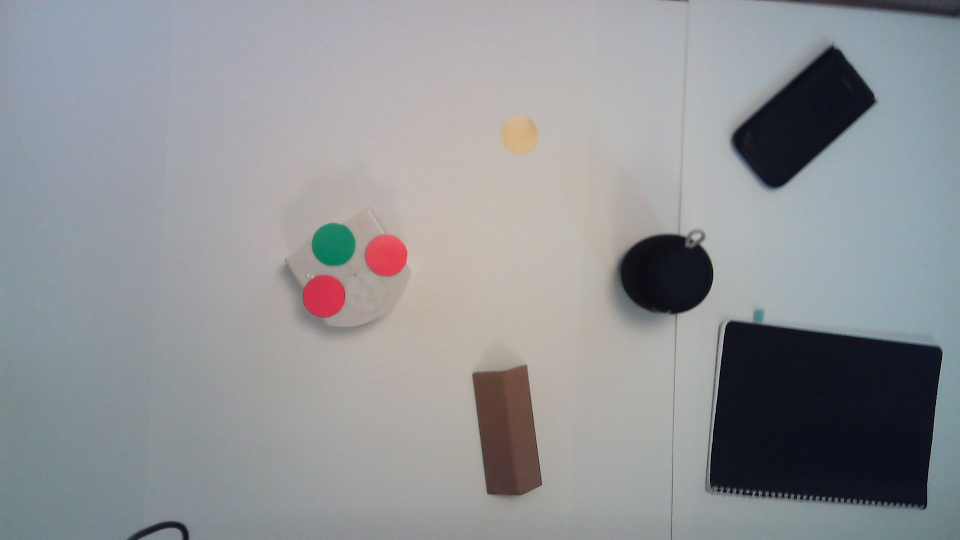
#> input picture WIN_20231119_11_31_09_Pro.jpg, 1920 x 1080 px, given in place of the camera (shown at 1/2 size)
$ jupyter execute Final_main.ipynb   (shell and % lines are left out)   (text cells are left out)
#> lines starting #> are read from the running program, lines starting #| are printed output that depends on the picture; after the words box and inside, x2 and y2 are one past the last pixel; in counts of white or black regions, pixels touching at a corner belong together
[cell 1]
# IMPORTS :

import cv2
import numpy as np
from matplotlib import pyplot as plt
from matplotlib import colors
from PIL import Image
import math
import time
from ipywidgets import interactive
import asyncio
from tdmclient import aw, ClientAsync

# GLOBAL CONSTANTS :

reduction_coeff = 25 # A METTRE EN MAJUSCULE
ROTATION_COST = 1
ROTATION_MODE = 0
FORWARD_MODE = 1
ANGLE_THRESHOLD = 0.0
FORWARD_THRESHOLD = 1
ROTATION_TIME_THRESHOLD = 1.2
FORWARD_TIME_THRESHOLD = 100
TURN_RIGHT=0
TURN_LEFT=1
ROTATION_SPEED = 100
TIME_FULL_TURN = (8800/1000)

# A PASSER EN CAPITALES
reduction_coeff = 25
Thymio_to_mms = 0.349
px_to_mm = 137/100
## Parameters for local navigation
pi = math.pi
angle_turned = 0
distance_forward = 1
obstThrh = 20     # high obstacle threshold to switch state from global nav to local

# Define color thresholds in HSV
lower_red_bound = np.array([120, 100, 70])
upper_red_bound = np.array([255, 255, 255])
lower_green_bound = np.array([60, 50, 100])
upper_green_bound = np.array([100, 255, 255])
lower_yellow_bound = np.array([0, 50, 120])
upper_yellow_bound = np.array([40, 105, 255])
lower_black_bound = np.array([0, 0, 0])
upper_black_bound = np.array([255, 255, 130])
lower_blue_bound = np.array([90, 80, 0])
upper_blue_bound = np.array([105, 255, 255])

[cell 2]
# Define a function to detect circles of a specific color
def detect_color_circle(image, lower_color_bound, upper_color_bound):
    # Convert to HSV color space
    hsv = cv2.cvtColor(image, cv2.COLOR_BGR2HSV)

    # Create a mask for the specified color
    mask = cv2.inRange(hsv, lower_color_bound, upper_color_bound)

    # Apply the mask to the original image
    color_only = cv2.bitwise_and(image, image, mask=mask)

    # Convert to grayscale for circle detection
    gray = cv2.cvtColor(color_only, cv2.COLOR_BGR2GRAY)

    # Apply Canny edge detection to help with circle detection
    edges = cv2.Canny(gray, 100, 200)

    # Use Hough Transform to detect circles
    circles = cv2.HoughCircles(edges, cv2.HOUGH_GRADIENT, 1, 20,
                           param1=20, param2=15, minRadius=10, maxRadius=50)

    # If circles are detected, return the list of circles with x, y coordinates and radius
    if circles is not None:
        # Convert the (1, N, 3) array to (N, 3)
        circles = np.uint16(np.around(circles[0, :]))
        return [(circle[0], circle[1], circle[2]) for circle in circles]
    else:
        return []

#--------------------------------------------------------------------------------#

# [33 lines left out: function create_obstacle_mask, not called in this run]


# Now you have a mask with zeros in the obstacle areas and ones elsewhere
# You can return this mask from your function or process it further as needed

#--------------------------------------------------------------------------------#

def detect_obstacle_contours(image, area_threshold, kernel_size):
    """
    Detects and dilates obstacle contours in the given image.
    :param image: Input image.
    :param area_threshold: Area threshold for filtering contours.
    :param kernel_size: Size of the kernel used for dilation.
    :return: Image with obstacle contours drawn.
    """
    hsv = cv2.cvtColor(image, cv2.COLOR_BGR2HSV)
    mask_black = cv2.inRange(hsv, lower_black_bound, upper_black_bound)
    contours, _ = cv2.findContours(mask_black, cv2.RETR_TREE, cv2.CHAIN_APPROX_SIMPLE)
    filtered_contours = [cnt for cnt in contours if cv2.contourArea(cnt) > area_threshold]
    kernel = np.ones((kernel_size, kernel_size), np.uint8)
    mask_dilated = cv2.dilate(mask_black, kernel, iterations=1)
    dilated_contours, _ = cv2.findContours(mask_dilated, cv2.RETR_TREE, cv2.CHAIN_APPROX_SIMPLE)
    filtered_dilated_contours = [cnt for cnt in dilated_contours if cv2.contourArea(cnt) > area_threshold+10000]
    contour_image = image.copy()
    cv2.drawContours(contour_image, filtered_contours, -1, (0, 255, 0), 2)
    cv2.drawContours(contour_image, filtered_dilated_contours, -1, (0, 0, 255), 2)
    return contour_image, filtered_contours, filtered_dilated_contours

#--------------------------------------------------------------------------------#

def create_obstacle_matrix(image, dilated_contours):
    height, width = image.shape[:2]
    obstacle_matrix = np.ones((height, width), dtype=np.uint8)

    for contour in dilated_contours:
        # Remplir chaque contour dilaté avec 0 (obstacle)
        cv2.fillPoly(obstacle_matrix, [contour], 0)

    return obstacle_matrix

#--------------------------------------------------------------------------------#

def crop_roi_from_circles(image, circles):
    if circles is not None and len(circles) >= 4:
        # Assurez-vous que les points sont dans le format correct
        points = np.array([circle[:2] for circle in circles], dtype=np.float32)

        # Calcul de la boîte englobante
        rect = cv2.boundingRect(points)

        # Recadrage de l'image
        x, y, w, h = rect
        cropped_image = image[y:y+h, x:x+w]
        return cropped_image,(x, y, w, h)
    else:
        print("Nombre insuffisant de cercles détectés ou format incorrect.")
        return image,None

#--------------------------------------------------------------------------------#

def find_rectangle_center(image, lower_colour_bound, upper_colour_bound, area_threshold=1000):
    # Convertir l'image en espace de couleur HSV
    hsv = cv2.cvtColor(image, cv2.COLOR_BGR2HSV)

    # Créer un masque pour la couleur
    mask = cv2.inRange(hsv, lower_colour_bound, upper_colour_bound)

    # Trouver les contours dans le masque
    contours, _ = cv2.findContours(mask, cv2.RETR_EXTERNAL, cv2.CHAIN_APPROX_SIMPLE)

    # Identifier le contour qui correspond au rectangle
    for contour in contours:
        if cv2.contourArea(contour) > area_threshold:
            # Calculer la boîte englobante pour le contour
            x, y, w, h = cv2.boundingRect(contour)

            # Effacer le rectangle en le dessinant en blanc
            cv2.rectangle(image, (x, y), (x + w, y + h), (255, 255, 255), -1)

            # Calculer le centre du rectangle
            center = (x + w // 2, y + h // 2)
            return center

    return None

[cell 3]
def robot_info(frame):
    global camera_on
    red_circles = detect_color_circle(frame, lower_red_bound, upper_red_bound)
    green_circles = detect_color_circle(frame, lower_green_bound, upper_green_bound)

    if red_circles and green_circles and len(red_circles) >= 2:
        # Calculate robot's position and orientation vector
        # Calculate the midpoint between the centers of the red circles
        midpoint = ((red_circles[0][0] + red_circles[1][0]) // 2,
        (red_circles[0][1] + red_circles[1][1]) // 2)
        # Calculate the directional vector
        direction = np.array([midpoint[0] - green_circles[0][0], midpoint[1] - green_circles[0][1]])

        # Normalize and extend the vector
        length = 30  # Additional length
        direction = direction / np.linalg.norm(direction) * length

        # Calculate the new endpoint
        new_endpoint = (int(green_circles[0][0] + direction[0]), int(green_circles[0][1] + direction[1]))

        # Draw the extended arrow
        cv2.arrowedLine(frame, new_endpoint, green_circles[0][:2], (0, 0, 0), 3)

        # Calculate the angle of orientation with respect to the x-axis
        dx =   midpoint[0] - green_circles[0][0]
        dy =   midpoint[1] - green_circles[0][1]
        angle = math.atan2(dy, dx)
        angle_degrees = math.degrees(angle)
        if(angle_degrees>= 0):
            angle_degrees =180 - angle_degrees
        elif (angle_degrees < 0):
            angle_degrees = -(180 + angle_degrees)
        robot_vector = (midpoint[0], midpoint[1], np.radians(angle_degrees)) #information of the robot
        #print("ANGLE ",robot_vector[2])
        # Optionally, display the angle
        cv2.putText(frame, f'Angle: {angle_degrees:.2f} degrees', (10, 30),
                    cv2.FONT_HERSHEY_SIMPLEX, 1, (255, 255, 255), 2)

        cv2.putText(frame, f'Midpoint: ({midpoint[0]}, {midpoint[1]})', (10, 70),
                    cv2.FONT_HERSHEY_SIMPLEX, 1, (255, 255, 255), 2)

        cv2.circle(frame, midpoint,10, (255, 0, 0), -1)
       # cv2.circle(frame, (x, y), r, (0, 255, 255), 3)
        camera_on = True
        return midpoint[0], midpoint[1], angle_degrees#information of the robot

    else:
        camera_on = False
        print("PASSAGE A FALSE")
        return None,None,None

#--------------------------------------------------------------------------------#

def preprocess_image(video_capture, lower_blue_bound, upper_blue_bound):
    ret, initial_frame = video_capture.read()
#> initial_frame is the input picture: shape (1080, 1920, 3); mean B, G, R 150, 147, 145.1
    if ret:
        #initial_frame, cropping_coords = crop_largest_white_area(initial_frame, 200000)
        blue_circles = detect_color_circle(initial_frame, lower_blue_bound, upper_blue_bound)
#> in detect_color_circle, `mask = cv2.inRange(hsv, lower_color_bound, upper_color_bound)`:
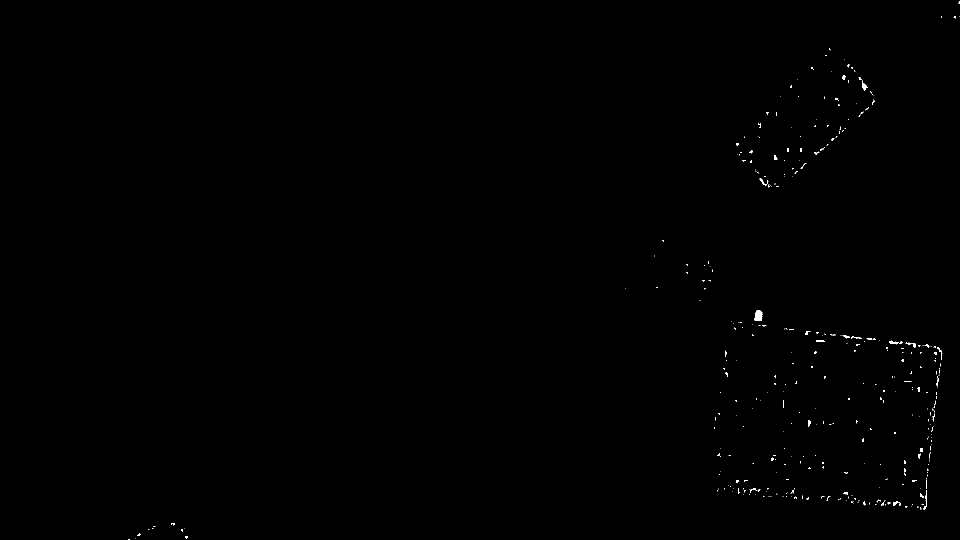
#> mask: shape (1080, 1920) (shown at 1/2 size); 0.19% white; 385 white regions (329 under 20 px), largest, box (x1, y1, x2, y2) and area: (1509, 621, 1525, 642) 281, (1724, 161, 1736, 181) 101, (1846, 980, 1854, 1019) 80
#> in detect_color_circle, `circles = cv2.HoughCircles(edges, cv2.HOUGH_GRADIENT, 1, 20, param1=20..`: circles = None
#> blue_circles = []
        initial_frame ,cropping_coords= crop_roi_from_circles(initial_frame, blue_circles)
        goal_center = find_rectangle_center(initial_frame, lower_blue_bound, upper_blue_bound,2000)
#> in find_rectangle_center, `contours, _ = cv2.findContours(mask, cv2.RETR_EXTERNAL, cv2.CHAIN_APPR..`: contours = 385 contours, 368 with area under 20; largest, box (x1, y1, x2, y2) and area: (1509, 621, 1525, 642) 250, (1724, 161, 1736, 181) 76, (1811, 685, 1832, 695) 52, (1778, 681, 1798, 689) 52, (1519, 356, 1533, 371) 47
#> the loop in find_rectangle_center, `for contour in contours:` made 385 passes
#> contour on passes 1 to 3: [[259, 1078], [259, 1079]], [[257, 1078], [256, 1079], [257, 1079]], [[270, 1077]]
        if goal_center:
            # Store the coordinates of the detected yellow circle
            yellow_circle_coords = goal_center  # center est déjà un tuple (x, y)
            radius = 10  # Rayon du cercle, vous pouvez ajuster cette valeur
            color = (0, 255, 255)  # Couleur jaune en BGR
            cv2.circle(initial_frame, yellow_circle_coords, radius, color, 3)
        robot_vector = robot_info(initial_frame)
#> in robot_info, `red_circles = detect_color_circle(frame, lower_red_bound, upper_red_bo..`: red_circles = [(648, 592, 42), (774, 510, 42)]
#> in detect_color_circle (call 3), `circles = cv2.HoughCircles(edges, cv2.HOUGH_GRADIENT, 1, 20, param1=20..`: circles = 52 rows, first 8: [667.5, 488.5, 42.5], [1868.5, 643.5, 42.7], [1888.5, 964.5, 25.7], [1908.5, 829.5, 25.8], [1885.5, 1028.5, 49.4], [1850.5, 1022.5, 44.9], [1862.5, 962.5, 39.4], [1887.5, 632.5, 30.5]
#> in detect_color_circle (call 3), `circles = np.uint16(np.around(circles[0, :]))`: circles = 52 rows, first 8: [668, 488, 42], [1868, 644, 43], [1888, 964, 26], [1908, 830, 26], [1886, 1028, 49], [1850, 1022, 45], [1862, 962, 39], [1888, 632, 30]
#> in robot_info, `green_circles = detect_color_circle(frame, lower_green_bound, upper_gr..`: green_circles = 52 items, first 6: (668, 488, 42), (1868, 644, 43), (1888, 964, 26), (1908, 830, 26), (1886, 1028, 49), (1850, 1022, 45)
#> in robot_info, `midpoint = ((red_circles[0][0] + red_circles[1][0]) // 2, (red_circles..`: midpoint = (711, 551)
#> in robot_info, `direction = np.array([midpoint[0] - green_circles[0][0], midpoint[1] -..`: direction = [43, 63]
#> in robot_info, `direction = direction / np.linalg.norm(direction) * length`: direction = [16.91, 24.78]
#> in robot_info, `new_endpoint = (int(green_circles[0][0] + direction[0]), int(green_cir..`: new_endpoint = (684, 512)
#> in robot_info, `dx =   midpoint[0] - green_circles[0][0]`: dx = 43
#> in robot_info, `dy =   midpoint[1] - green_circles[0][1]`: dy = 63
#> in robot_info, `angle = math.atan2(dy, dx)`: angle = 0.972
#> in robot_info, `angle_degrees = math.degrees(angle)`: angle_degrees = 55.68
#> in robot_info, `angle_degrees =180 - angle_degrees`: angle_degrees = 124.3
#> in robot_info, `robot_vector = (midpoint[0], midpoint[1], np.radians(angle_degrees))`: robot_vector = (711, 551, 2.17)
#> robot_vector = (711, 551, 124.3)
        if robot_vector[0] and robot_vector[1]:
            cv2.circle(initial_frame, (robot_vector[0], robot_vector[1]),80, (255, 255, 255), -1)
        contour_image = detect_obstacle_contours(initial_frame, 2000, 80)
#> in detect_obstacle_contours, `mask_black = cv2.inRange(hsv, lower_black_bound, upper_black_bound)`:
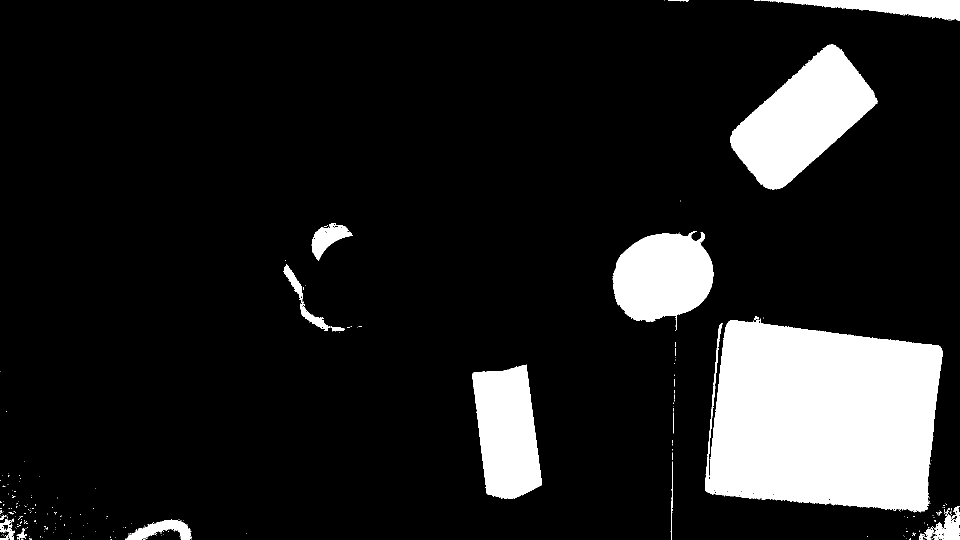
#> mask_black: shape (1080, 1920) (shown at 1/2 size); 13% white; 315 white regions (293 under 20 px)
#> in detect_obstacle_contours, `contours, _ = cv2.findContours(mask_black, cv2.RETR_TREE, cv2.CHAIN_AP..`: contours = 504 contours, 484 with area under 20; largest, box (x1, y1, x2, y2) and area: (1410, 639, 1886, 1025) 149690, (1460, 88, 1756, 379) 43459, (1225, 462, 1427, 662) 27570, (945, 729, 1084, 998) 27490, (1521, 0, 1920, 41) 7480
#> in detect_obstacle_contours, `filtered_contours = [cnt for cnt in contours if cv2.contourArea(cnt) >..`: filtered_contours = 8 contours; box (x1, y1, x2, y2) and area: (1410, 639, 1886, 1025) 149690, (1460, 88, 1756, 379) 43459, (1225, 462, 1427, 662) 27570, (945, 729, 1084, 998) 27490, (1521, 0, 1920, 41) 7480, (623, 447, 706, 521) 2621, (253, 1041, 384, 1080) 2282, (1838, 1012, 1920, 1080) 2274
#> in detect_obstacle_contours, `mask_dilated = cv2.dilate(mask_black, kernel, iterations=1)`:
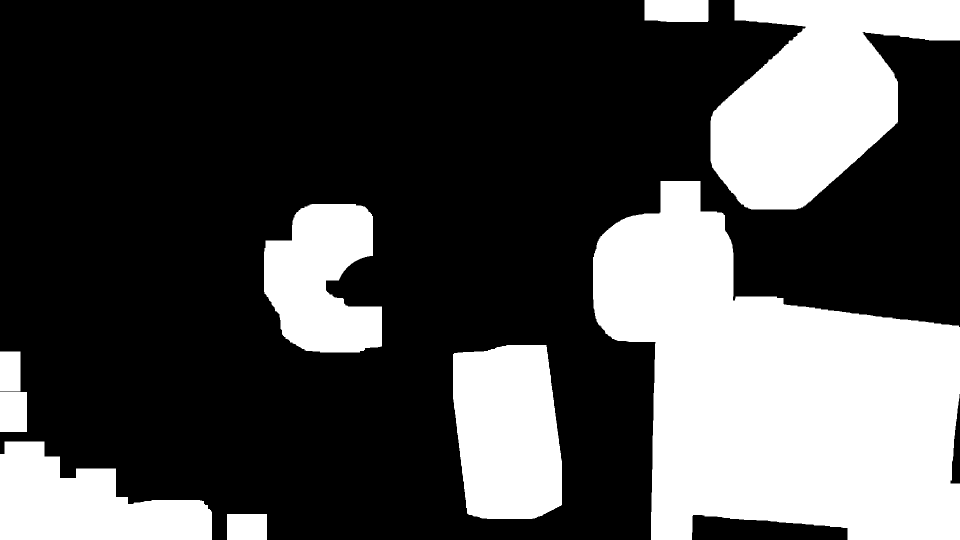
#> mask_dilated: shape (1080, 1920) (shown at 1/2 size); 30.9% white; 9 white regions
#> in detect_obstacle_contours, `dilated_contours, _ = cv2.findContours(mask_dilated, cv2.RETR_TREE, cv..`: dilated_contours = 9 contours; largest, box (x1, y1, x2, y2) and area: (1186, 362, 1920, 1080) 329371, (1421, 0, 1920, 419) 122583, (906, 690, 1124, 1038) 65884, (0, 883, 424, 1080) 52296, (528, 408, 764, 705) 49861
#> in detect_obstacle_contours, `filtered_dilated_contours = [cnt for cnt in dilated_contours if cv2.co..`: filtered_dilated_contours = 5 contours; box (x1, y1, x2, y2) and area: (1186, 362, 1920, 1080) 329371, (1421, 0, 1920, 419) 122583, (906, 690, 1124, 1038) 65884, (0, 883, 424, 1080) 52296, (528, 408, 764, 705) 49861
        global_obstacle = create_obstacle_matrix(initial_frame,contour_image[2])
#> the loop in create_obstacle_matrix, `for contour in dilated_contours:` made 5 passes
#> after the loop in create_obstacle_matrix, `for contour in dilated_contours:`:
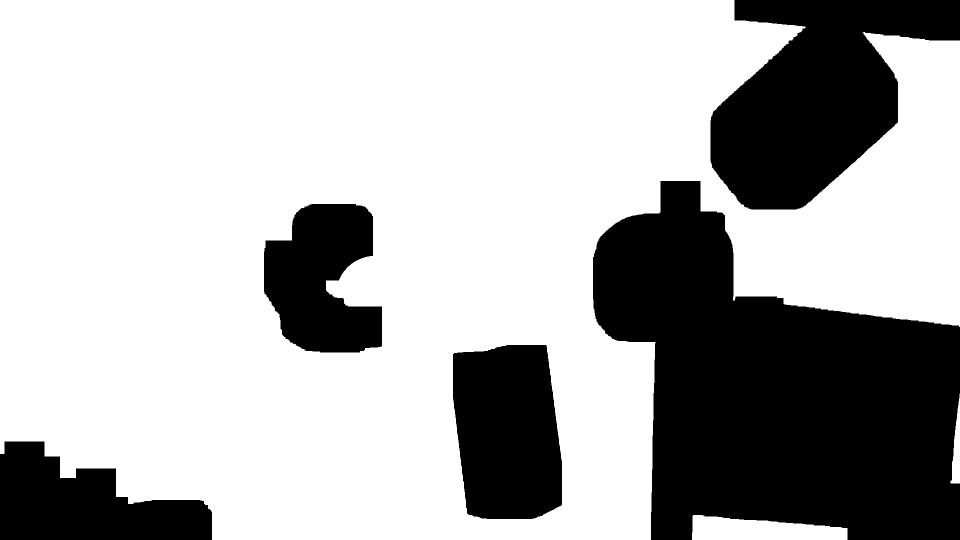
#> obstacle_matrix: shape (1080, 1920) (shown at 1/2 size); values 0 (black) and 1 (white), 69.9% white; 5 black regions, box (x1, y1, x2, y2) and area: (1186, 362, 1920, 1080) 330805, (1421, 0, 1920, 419) 123533, (906, 690, 1124, 1038) 66394, (0, 883, 424, 1080) 52934, (528, 408, 764, 705) 50410
        # Dessiner le cercle
        initial_frame = np.flipud(initial_frame)
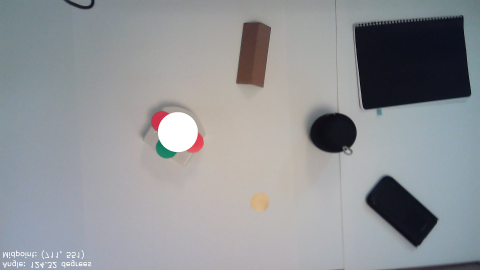
#> initial_frame: shape (1080, 1920, 3) (shown at 1/4 size); mean B, G, R 151.4, 148.4, 146.3
        plt.imshow(cv2.cvtColor(contour_image[0], cv2.COLOR_BGR2RGB))
        plt.title('Initial Contours')
        plt.axis('off')
        plt.show()
        return initial_frame, cropping_coords, contour_image, global_obstacle,goal_center, robot_vector
    else:
        return None, None, None, None, None, None

#--------------------------------------------------------------------------------#

def process_image(frame, cropping_coords, contour_image, update_rate):
    if cropping_coords is not None:
        x, y, w, h = cropping_coords
        frame = frame[y:y+h, x:x+w]
    # Detect red and green circles
    robot_vector = robot_info(frame)
    if  robot_vector is not None:
        cv2.drawContours(frame, contour_image[1], -1, (0, 255, 0), 2)
        cv2.drawContours(frame, contour_image[2], -1, (0, 0, 255), 2)

        # Display the resulting frame
        cv2.imshow('Robot Detection', frame)
    return robot_vector

#--------------------------------------------------------------------------------#

def x_robot_projection_to_ground(x_pos_robot):
    return round(0.96*x_pos_robot+16.67)

#--------------------------------------------------------------------------------#

def y_robot_projection_to_ground(y_pos_robot):
    return round(0.95*y_pos_robot+14.29)

[cell 4]
# A DEGAGER AUTRE PART

video_capture = cv2.VideoCapture(1, cv2.CAP_DSHOW)

video_capture.set(cv2.CAP_PROP_FRAME_WIDTH, 1080)
video_capture.set(cv2.CAP_PROP_FRAME_HEIGHT, 720)
window_name = 'Robot Detection'
cv2.namedWindow(window_name, cv2.WINDOW_NORMAL)

# Resize the window (width, height)
cv2.resizeWindow(window_name, 540, 360)

# Initial detection of obstacles and goal
initial_frame, cropping_coords, contour_image, global_obstacle,goal_center, robot_pose = preprocess_image(video_capture, lower_blue_bound, upper_blue_bound)
#> robot_pose = (711, 551, 124.3)
# Robot update frequency (10 Hz)
update_rate = 0.01  # 10 times per second
if initial_frame is not None:
    try:
        while True:
            start_time = time.time()
            ret, frame = video_capture.read()
            if not ret:
                break
            robot_pose = process_image(frame, cropping_coords, contour_image, update_rate)
#> in detect_color_circle (call 5), `circles = cv2.HoughCircles(edges, cv2.HOUGH_GRADIENT, 1, 20, param1=20..`: circles = 52 rows, first 8: [667.5, 488.5, 42.5], [1868.5, 643.5, 42.7], [1888.5, 964.5, 25.7], [1908.5, 829.5, 25.8], [1885.5, 1028.5, 49.4], [1850.5, 1022.5, 44.9], [1862.5, 962.5, 39.4], [1887.5, 632.5, 30.5]
#> in detect_color_circle (call 5), `circles = np.uint16(np.around(circles[0, :]))`: circles = 52 rows, first 8: [668, 488, 42], [1868, 644, 43], [1888, 964, 26], [1908, 830, 26], [1886, 1028, 49], [1850, 1022, 45], [1862, 962, 39], [1888, 632, 30]
#> in process_image, `robot_vector = robot_info(frame)`: robot_vector = (711, 551, 124.3)
#> in process_image, `cv2.drawContours(frame, contour_image[2], -1, (0, 0, 255), 2)`:
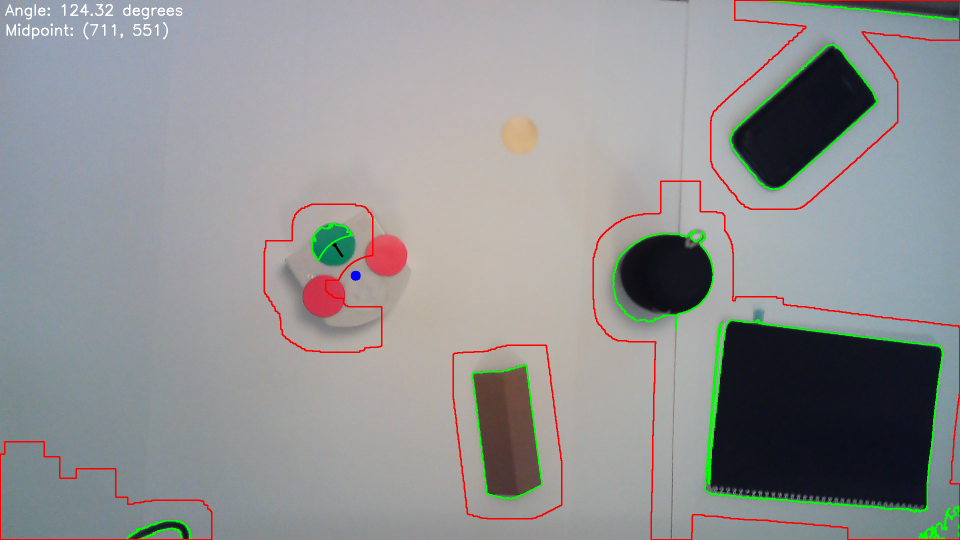
#> frame: shape (1080, 1920, 3) (shown at 1/2 size); mean B, G, R 147.2, 146.7, 145.5

            # Pause to maintain the update frequency
            time_to_wait = max(int((start_time + update_rate - time.time()) * 1000), 1)
            if cv2.waitKey(time_to_wait) & 0xFF == ord('q'):
#> (key q is pressed here)
                break

    except Exception as e:
        print(f"An error occurred: {e}")

    finally:
        # Release the capture when everything is finished
        video_capture.release()
        cv2.destroyAllWindows()

[cell 5]
# A DEGAGER AUTRE PART

#print(goal_center)
#print(robot_pose)
robot_vector = np.zeros(3)
robot_vector[0] = int(x_robot_projection_to_ground(robot_pose[0]))
robot_vector[1] = int(y_robot_projection_to_ground(robot_pose[1]))
